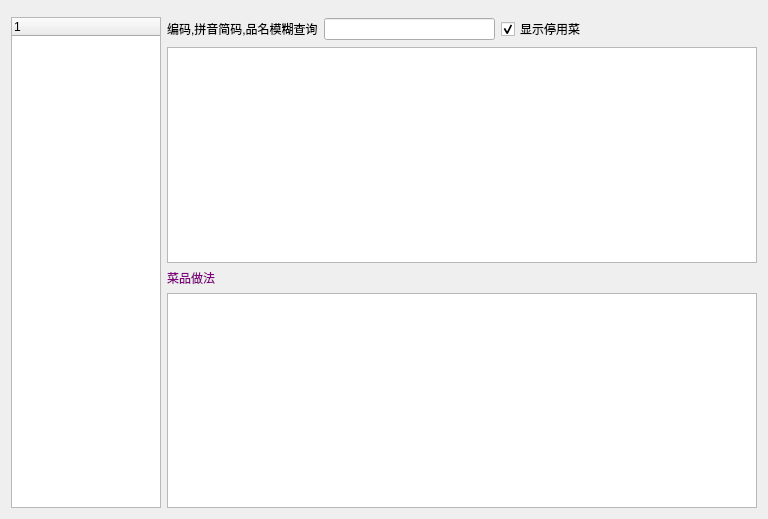
<?xml version="1.0" encoding="UTF-8"?>
<ui version="4.0">
 <class>w_bt_dish_cookset_Dialog</class>
 <widget class="QDialog" name="w_bt_dish_cookset_Dialog">
  <property name="geometry">
   <rect>
    <x>0</x>
    <y>0</y>
    <width>768</width>
    <height>519</height>
   </rect>
  </property>
  <property name="windowTitle">
   <string>Dialog</string>
  </property>
  <layout class="QGridLayout" name="gridLayout">
   <item row="0" column="0" colspan="2">
    <widget class="lds_toolbar" name="widget" native="true"/>
   </item>
   <item row="1" column="0">
    <widget class="lds_treeWidget" name="treeWidget">
     <property name="maximumSize">
      <size>
       <width>150</width>
       <height>16777215</height>
      </size>
     </property>
     <column>
      <property name="text">
       <string notr="true">1</string>
      </property>
     </column>
    </widget>
   </item>
   <item row="1" column="1">
    <layout class="QVBoxLayout" name="verticalLayout">
     <item>
      <layout class="QHBoxLayout" name="horizontalLayout">
       <item>
        <widget class="QLabel" name="label">
         <property name="text">
          <string>编码,拼音简码,品名模糊查询</string>
         </property>
        </widget>
       </item>
       <item>
        <widget class="QLineEdit" name="lineEdit"/>
       </item>
       <item>
        <widget class="QCheckBox" name="checkBox">
         <property name="text">
          <string>显示停用菜</string>
         </property>
         <property name="checked">
          <bool>true</bool>
         </property>
        </widget>
       </item>
       <item>
        <spacer name="horizontalSpacer">
         <property name="orientation">
          <enum>Qt::Horizontal</enum>
         </property>
         <property name="sizeHint" stdset="0">
          <size>
           <width>40</width>
           <height>20</height>
          </size>
         </property>
        </spacer>
       </item>
      </layout>
     </item>
     <item>
      <widget class="lds_tableView" name="tableView"/>
     </item>
     <item>
      <widget class="QLabel" name="label_2">
       <property name="styleSheet">
        <string notr="true">color:purple;</string>
       </property>
       <property name="text">
        <string>菜品做法</string>
       </property>
      </widget>
     </item>
     <item>
      <widget class="lds_tableView" name="tableView_2"/>
     </item>
    </layout>
   </item>
  </layout>
 </widget>
 <customwidgets>
  <customwidget>
   <class>lds_toolbar</class>
   <extends>QFrame</extends>
   <header>lds_toolbar.h</header>
   <container>1</container>
  </customwidget>
  <customwidget>
   <class>lds_tableView</class>
   <extends>QTableView</extends>
   <header>lds_tableview.h</header>
  </customwidget>
  <customwidget>
   <class>lds_treeWidget</class>
   <extends>QTreeWidget</extends>
   <header>lds_treewidget.h</header>
  </customwidget>
 </customwidgets>
 <resources/>
 <connections/>
</ui>
